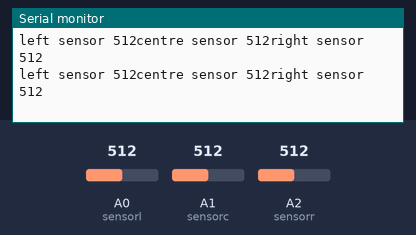
Simulated run of this sketch. Board: Arduino Uno, built with avr-gcc and run on an emulated ATmega328P. Shown: the last lines printed to the serial monitor. The inputs (shaded band) are chosen by the test bench; at power-on: A0 (sensorl) = 512, A1 (sensorc) = 512, A2 (sensorr) = 512.

Above: at 1.2 s.
1.3 s: A0 (sensorl) set to 11
At 1.69 s:
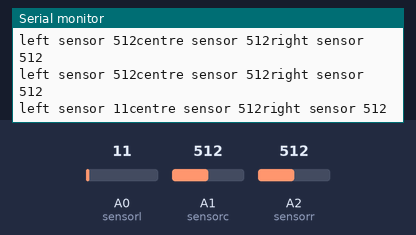
4.3 s: A0 (sensorl) set to 8
At 4.45 s:
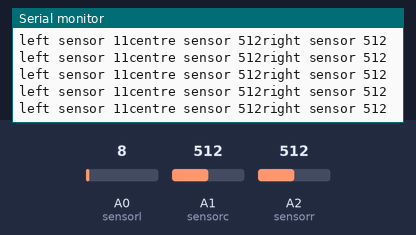
7.3 s: A1 (sensorc) set to 11
At 7.46 s:
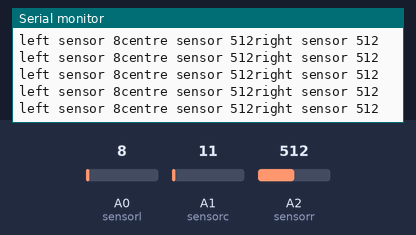
10.3 s: A1 (sensorc) set to 8
At 10.47 s:
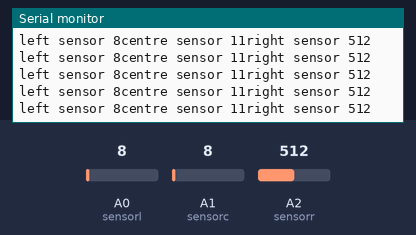
Timing chart, 0 to 13.3 s (numbered marks = the images above; inputs shaded):
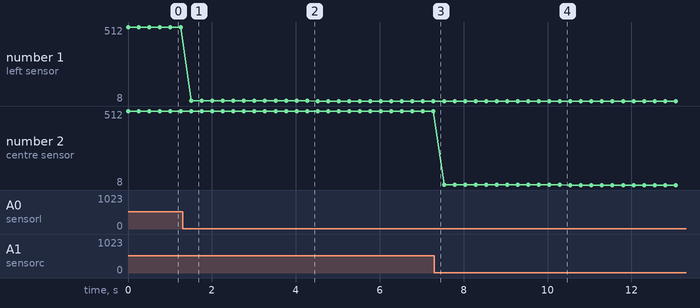

The sketch:

photosensor_test.ino
```cpp
int sensorl =A0;
int sensorc = A1;
int sensorr = A2;
int sensorvaluel = 0;
int sensorvaluec = 0;
int sensorvaluer = 0;

void setup() {
  // put your setup code here, to run once:
  Serial.begin(9600);

}

void loop() {
  // put your main code here, to run repeatedly:
  sensorvaluel = analogRead(sensorl);
  sensorvaluec = analogRead(sensorc);
  sensorvaluer = analogRead(sensorr);
//  Serial.println(sensorvalue);

Serial.print("left sensor ");
Serial.print(sensorvaluel);

Serial.print("centre sensor ");
Serial.print(sensorvaluec);

Serial.print("right sensor ");
Serial.print(sensorvaluer);

Serial.println();
  delay(250);
}
```

Measured:
- after the input at 1.3 s, the serial monitor: prints a new line after 0.21 s (image 1)
- plotted number 1: 512 → 11 after the input at 1.3 s, 11 → 8 after the input at 4.3 s
- plotted number 2: 512 → 11 after the input at 7.3 s
